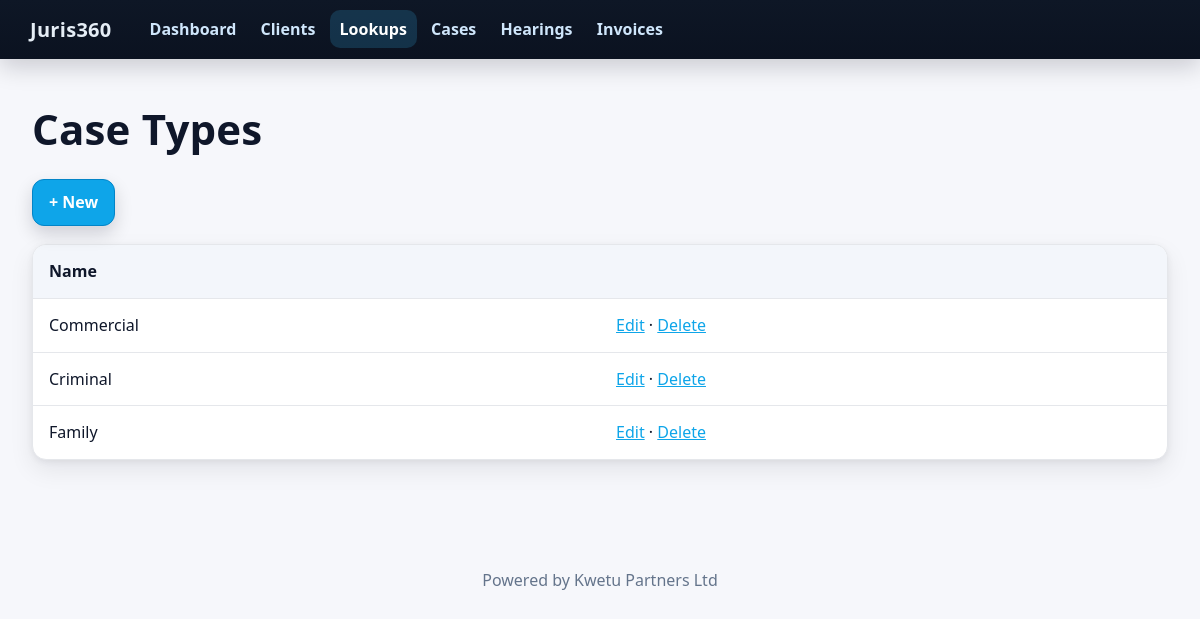
The page /lookups/types on the database its author committed.
### app.py (models this page shows)
class Base(DeclarativeBase): pass

class CaseType(Base):
    __tablename__ = "case_types"
    id: Mapped[int] = mapped_column(primary_key=True)
    name: Mapped[str] = mapped_column(String(100))
    cases: Mapped[list["Case"]] = relationship(back_populates="type")

### app.py (the view)
@app.get("/lookups/types")
def lookups_types():
    with Session(engine) as s:
        items = s.scalars(select(CaseType).order_by(CaseType.name)).all()
    return render_template("lookups_types.html", items=items, active="lookups")

### templates/lookups_types.html (shortened to what this page needs)
{% extends 'base.html' %}{% set active='lookups' %}
{% block content %}
<h1>Case Types</h1>
<div class="actions"><a class="btn btn-primary" href="{{ url_for('lookup_type_new') }}">+ New</a></div>
<table><thead><tr><th>Name</th><th></th></tr></thead><tbody>
{% for t in items %}<tr><td>{{ t.name }}</td><td><a href="{{ url_for('lookup_type_edit', id=t.id) }}">Edit</a> · <a href="{{ url_for('lookup_type_delete', id=t.id) }}">Delete</a></td></tr>{% endfor %}
</tbody></table>{% endblock %}

### static/css/style.css (style rules this page uses)
:root { --brand-900:#0e1726;--brand-800:#0b1220;--accent-600:#0ea5e9;--text-900:#0f172a;--text-700:#334155;--muted-600:#64748b;--border:#e5e7eb;--bg:#f6f7fb;--card:#ffffff;--radius:14px;--shadow:0 10px 24px rgba(2,8,23,.08),0 2px 6px rgba(2,8,23,.06) }
* { box-sizing:border-box }
html,body { height:100% }
body { margin:0;font:16px/1.55 system-ui,-apple-system,Segoe UI,Roboto,Arial,sans-serif;color:var(--text-900);background:var(--bg) }
h1 { font-size:42px;line-height:1.15;margin:8px 0 26px;letter-spacing:.2px }
table { width:100%;border-collapse:separate;border-spacing:0;background:var(--card);border:1px solid var(--border);border-radius:var(--radius);box-shadow:var(--shadow);overflow:hidden }
thead th { background:#f3f6fb;color:#0f172a;font-weight:700;text-align:left;padding:14px 16px;border-bottom:1px solid var(--border) }
tbody td { padding:14px 16px;border-bottom:1px solid var(--border) }
tbody tr:last-child td { border-bottom:0 }
button,.btn,[role=button] { --btn-bg:#111827;--btn-fg:#fff;--btn-b:#0f172a;display:inline-flex;align-items:center;gap:8px;padding:10px 16px;border-radius:12px;border:1px solid var(--btn-b);background:var(--btn-bg);color:var(--btn-fg);font-weight:700;text-decoration:none;cursor:pointer;box-shadow:0 1px 0 rgba(255,255,255,.05),0 8px 18px rgba(2,8,23,.16) }
.btn-primary { --btn-bg:var(--accent-600);--btn-b:#0284c7 }
.actions { display:flex;align-items:center;gap:12px;flex-wrap:wrap;margin:12px 0 18px }
a { color:#0ea5e9 }

### rows shown on the page
CaseType: name "Commercial"
CaseType: name "Criminal"
CaseType: name "Family"
